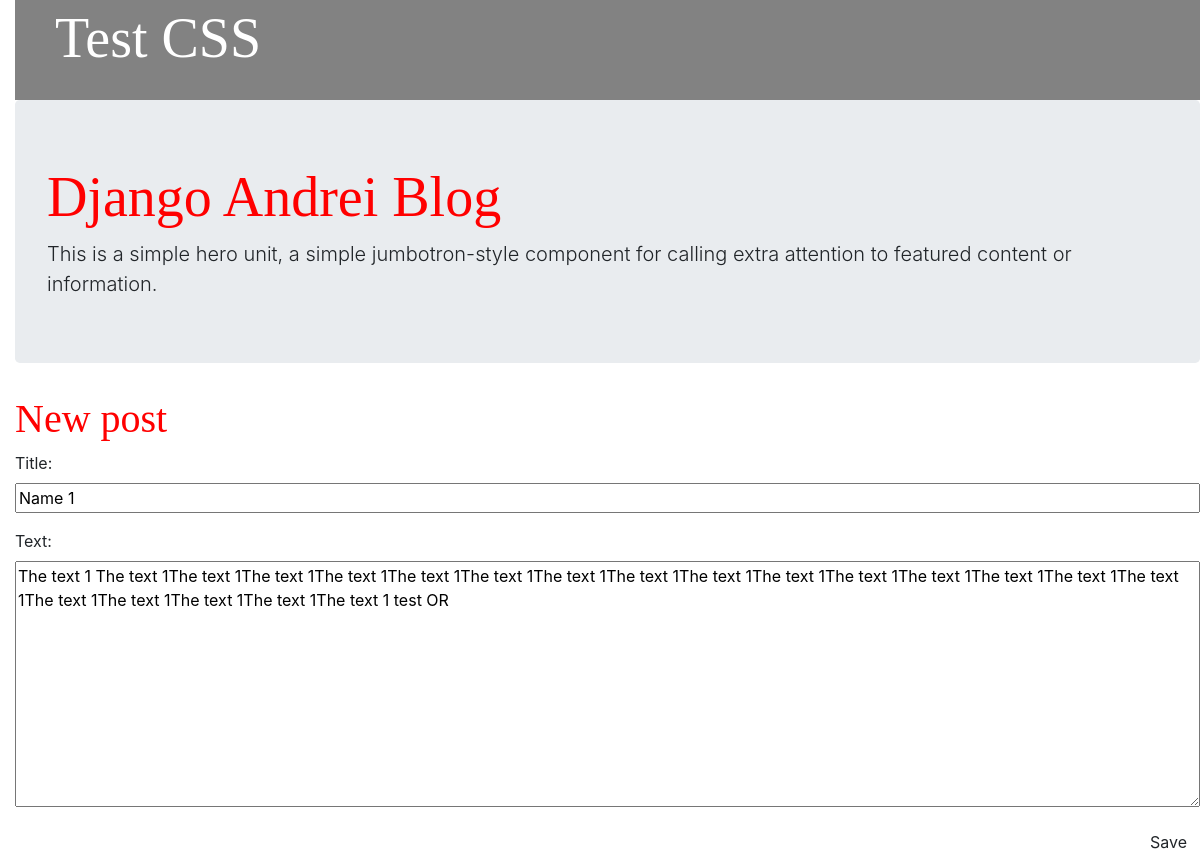
The app's page /post/1/edit/ with its own data.
### blog/models.py (models this page shows, shortened)
class Post(models.Model):
    author = models.ForeignKey(settings.AUTH_USER_MODEL, on_delete=models.CASCADE)
    title = models.CharField(max_length=200)
    text = models.TextField()
    created_date = models.DateTimeField(default=timezone.now)
    published_date = models.DateTimeField(blank=True, null=True)

### blog/views.py (the view)
# urls.py: path('post/<int:pk>/edit/', post_edit, name='post_edit')
def post_edit(request, pk):
    post = get_object_or_404(Post, pk=pk)
    if request.method == "POST":
        form = PostForm(request.POST, instance=post)
        if form.is_valid():
            post = form.save(commit=False)
            post.author = request.user
            post.published_date = timezone.now()
            post.save()
            return redirect('post_detail', pk=post.pk)
    else:
        form = PostForm(instance=post)
    return render(request, 'blog/post_edit.html', {'form': form})

### blog/forms.py
class PostForm(forms.ModelForm):
    class Meta:
        model = Post
        fields = ('title', 'text', )

### blog/templates/blog/post_edit.html (shortened to what this page needs)
{% extends 'blog/base.html' %}
{% block content %}
    <h1>New post</h1>
    <form method="POST" class="post-form">
        {{ form.as_p }}
        <button type="submit" class="save btn btn-default">Save</button>
    </form>
{% endblock %}

### blog/static/css/blog.css (style rules this page uses)
h1 { color: red; font-family: 'Lobster'; }
body { padding-left: 15px; }
h1, h2, h3, h4 { font-family: 'Lobster', cursive; }
.save { float: right; }
.post-form textarea, .post-form input { width: 100%; }

### records on screen
Post: title "Name 1", text "The text 1 The text 1The text 1The text 1The text 1The text 1The text 1The text 1The text 1The text 1The text 1The text 1The text 1The text 1The text 1The text 1The text 1The text 1The text 1The text 1The text 1 test OR"
